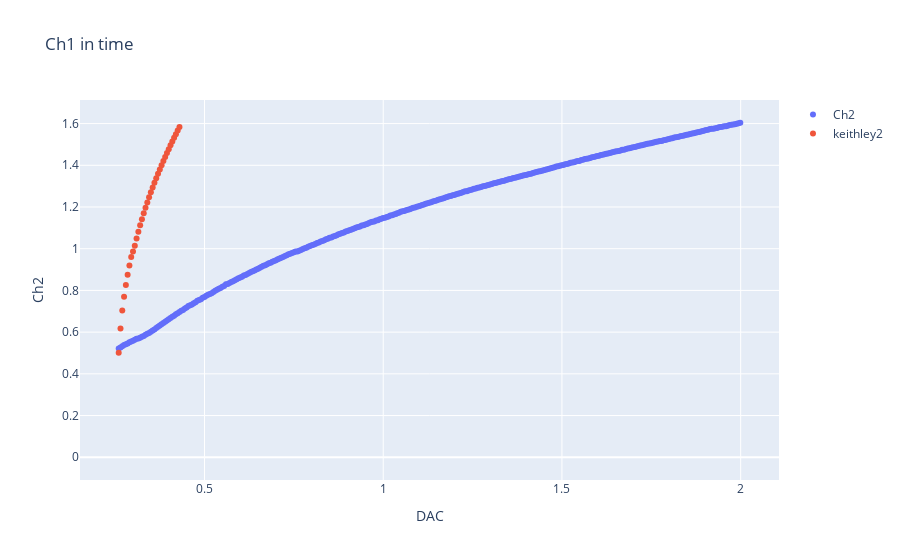

Here is the notebook cell this chart was saved with:
### Code cell
fig = px.scatter(data[278:628], x="DAC", y="Ch2", title='Ch1 in time')
fig.data[0].name="Ch2"
fig.update_traces(showlegend=True)
fig.add_scatter(x=data[278:628]["DAC"], y=keithley[(keithley["DrainVRight"]>0.5) & (keithley["DrainVRight"]<1.6)]["DrainVRight"], mode='markers',name = "keithley2")

#fig.add_scatter(x=data["DAC"], y=data["Ch1"], mode='markers',name = "Ch2")
#fig.add_scatter(x=data["DAC"], y=keithley[(keithley["DrainI"]>=41e-9) & (keithley["DrainI"]<=701e-9)]["DrainV"], mode='markers',name = "keithley1")


fig.show()

### Figure 1 — Plotly figure (JSON) as saved in the notebook; plotly's stock layout.template omitted (floating-point values rounded to 4 significant figures; data arrays with more than 128 entries replaced by an {"elided": "..."} marker saying what was removed)
{"data": [{"hovertemplate": "DAC=%{x}<br>Ch2=%{y}<extra></extra>", "legendgroup": "", "marker": {"color": "#636efa", "symbol": "circle"}, "mode": "markers", "name": "Ch2", "orientation": "v", "showlegend": true, "type": "scatter", "x": {"elided": "350 float values"}, "xaxis": "x", "y": {"elided": "350 float values"}, "yaxis": "y"}, {"mode": "markers", "name": "keithley2", "type": "scatter", "x": {"elided": "350 float values"}, "y": [0.5008, 0.618, 0.7032, 0.7698, 0.8262, 0.8755, 0.9197, 0.9601, 0.9866, 1.014, 1.049, 1.082, 1.112, 1.142, 1.169, 1.196, 1.222, 1.246, 1.27, 1.294, 1.316, 1.338, 1.359, 1.38, 1.4, 1.42, 1.44, 1.459, 1.477, 1.496, 1.514, 1.532, 1.549, 1.566, 1.583]}], "layout": {"autosize": true, "legend": {"tracegroupgap": 0}, "title": {"text": "Ch1 in time"}, "xaxis": {"anchor": "y", "autorange": true, "domain": [0, 1], "range": [0.1524, 2.107], "title": {"text": "DAC"}, "type": "linear"}, "yaxis": {"anchor": "x", "autorange": true, "domain": [0, 1], "range": [-0.1324, 1.736], "title": {"text": "Ch2"}, "type": "linear"}}}
